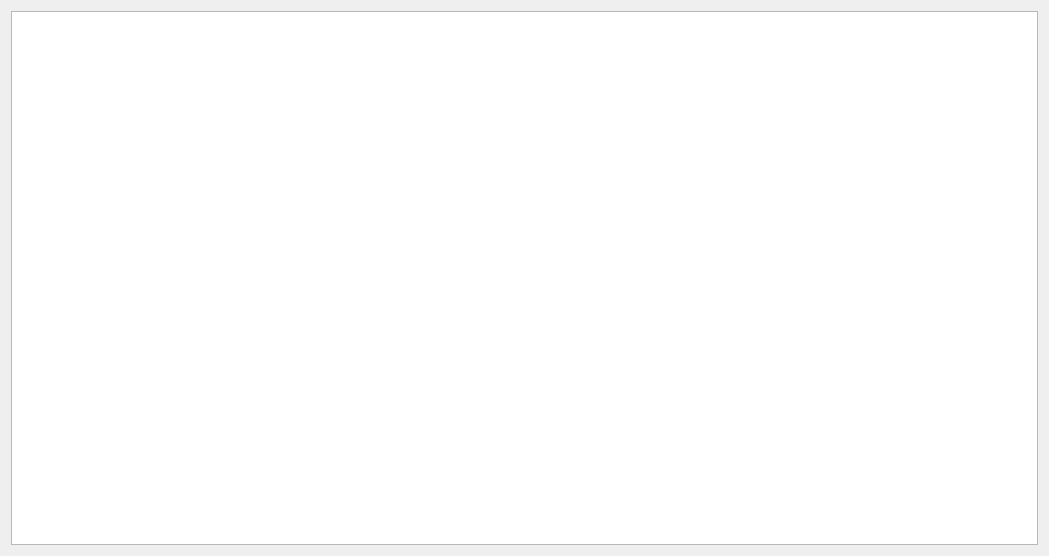
<?xml version="1.0" encoding="UTF-8"?>
<ui version="4.0">
 <class>BestemmingsPlanDialogBase</class>
 <widget class="QDialog" name="BestemmingsPlanDialogBase">
  <property name="geometry">
   <rect>
    <x>0</x>
    <y>0</y>
    <width>1049</width>
    <height>556</height>
   </rect>
  </property>
  <property name="font">
   <font>
    <pointsize>12</pointsize>
   </font>
  </property>
  <property name="windowTitle">
   <string>Zoek Ruimtelijk Plan</string>
  </property>
  <layout class="QGridLayout" name="gridLayout">
   <item row="0" column="0" colspan="2">
    <widget class="QTableView" name="treeView_results">
     <property name="font">
      <font>
       <pointsize>8</pointsize>
       <weight>50</weight>
       <italic>false</italic>
       <bold>false</bold>
      </font>
     </property>
     <property name="toolTip">
      <string>Click to add plan to map</string>
     </property>
    </widget>
   </item>
  </layout>
 </widget>
 <resources/>
 <connections/>
</ui>
